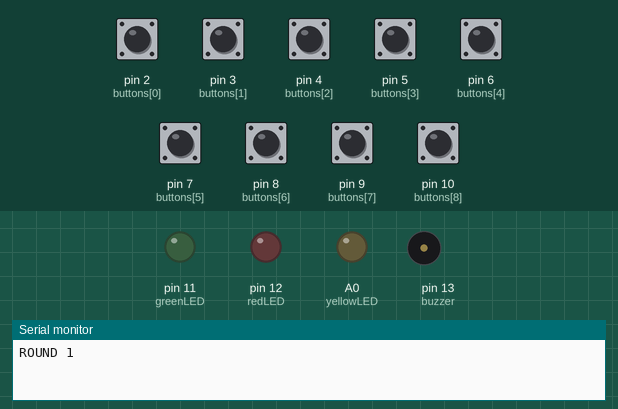
This sketch was run on a simulated Arduino Uno, built with avr-gcc and run on an emulated ATmega328P. On the bench: output pins drawn as LEDs (lit = HIGH), buzzer (waves = sounding), the last lines printed to the serial monitor. The test bench sets the inputs (shaded band); at power-on: pin 2 (buttons[0]), pin 3 (buttons[1]), pin 4 (buttons[2]), pin 5 (buttons[3]), pin 6 (buttons[4]), pin 7 (buttons[5]), pin 8 (buttons[6]), pin 9 (buttons[7]), pin 10 (buttons[8]) HIGH.

Above: at 1.2 s.
1.3 s: pin 2 (buttons[0]) pulled LOW for 0.15 s
2.9 s: pin 3 (buttons[1]) pulled LOW for 1 s
5.4 s: pin 2 (buttons[0]) pulsed LOW 5 times (0.12 s each, 0.3 s apart)
At 6.57 s:
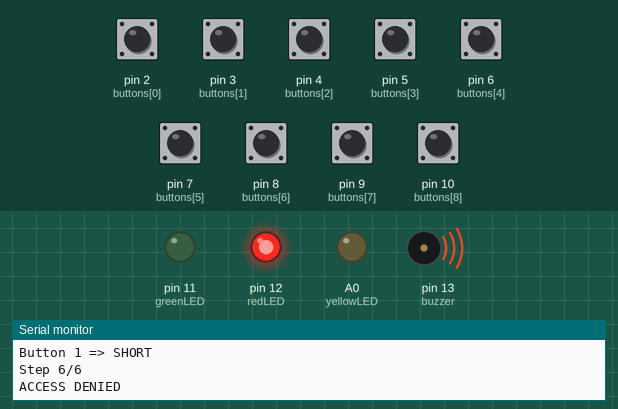
At 7.2 s:
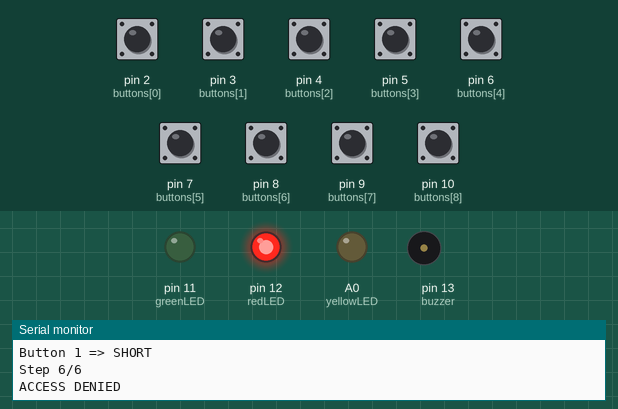
Timing chart, 0 to 8.9 s (numbered marks = the images above; inputs shaded):
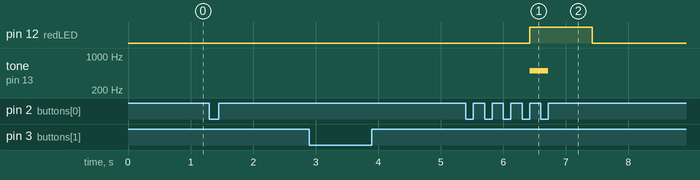

The sketch:

electronic-door-lock-simulator.ino
```cpp
// ================= PIN SETUP =================
const int buttons[9] = {2,3,4,5,6,7,8,9,10};

const int greenLED = 11;
const int redLED   = 12;
const int buzzer   = 13;
const int yellowLED = A0;

// ================= SETTINGS =================
#define LONG_TIME 1000   // >= 1 sec = LONG
#define CODE_LEN 6
#define MAX_ROUNDS 3
#define MAX_ATTEMPTS 3

// ================= PASSWORDS (S=0, L=1) =================
int codes[MAX_ROUNDS][CODE_LEN] = {
  {1,0,1,0,0,1}, // Round 1
  {0,1,0,1,0,1}, // Round 2
  {1,0,1,0,1,0}  // Round 3
};

// ================= STATE =================
int roundNum = 0;
int attempt = 0;
int inputIndex = 0;

int userInput[CODE_LEN];

// Button states
bool buttonActive[9] = {false};
unsigned long pressStart[9];
unsigned long lastReleaseTime[9] = {0};

// ================= SETUP =================
void setup() {
  Serial.begin(9600);

  for(int i=0;i<9;i++){
    pinMode(buttons[i], INPUT_PULLUP);
  }

  pinMode(greenLED, OUTPUT);
  pinMode(redLED, OUTPUT);
  pinMode(yellowLED, OUTPUT);
  pinMode(buzzer, OUTPUT);

  showRound();
}

// ================= LOOP =================
void loop() {

  if(attempt >= MAX_ATTEMPTS){
    systemLock();
    return;
  }

  for(int i=0;i<9;i++){

    int state = digitalRead(buttons[i]);

    // ===== PRESS START =====
    if(state == LOW && !buttonActive[i]){
      buttonActive[i] = true;
      pressStart[i] = millis();
    }

    // ===== RELEASE =====
    if(state == HIGH && buttonActive[i]){
      buttonActive[i] = false;

      unsigned long pressTime = millis() - pressStart[i];

      // ===== DEBOUNCE FILTER =====
      if(pressTime < 50) continue;

      // ===== ANTI DOUBLE TRIGGER =====
      if(millis() - lastReleaseTime[i] < 150) continue;
      lastReleaseTime[i] = millis();

      int type = (pressTime >= LONG_TIME) ? 1 : 0;

      handleInput(i, type);
    }
  }
}

// ================= HANDLE INPUT =================
void handleInput(int button, int type){

  if(inputIndex >= CODE_LEN) return;

  userInput[inputIndex] = type;

  Serial.print("Button ");
  Serial.print(button + 1);
  Serial.print(" => ");
  Serial.println(type == 1 ? "LONG" : "SHORT");

  inputIndex++;

  Serial.print("Step ");
  Serial.print(inputIndex);
  Serial.println("/6");

  if(inputIndex >= CODE_LEN){
    checkCode();
  }
}

// ================= CHECK CODE =================
void checkCode(){

  bool correct = true;

  for(int i=0;i<CODE_LEN;i++){
    if(userInput[i] != codes[roundNum][i]){
      correct = false;
      break;
    }
  }

  inputIndex = 0;

  if(correct){
    successRound();
  } else {
    failAttempt();
  }
}

// ================= SUCCESS =================
void successRound(){

  Serial.println("ROUND CLEARED!");

  digitalWrite(greenLED, HIGH);
  tone(buzzer, 1000, 200);
  delay(2000);
  digitalWrite(greenLED, LOW);

  roundNum++;

  if(roundNum >= MAX_ROUNDS){
    accessGranted();
  } else {
    showRound();
  }
}

// ================= FAIL =================
void failAttempt(){

  attempt++;

  Serial.println("ACCESS DENIED");

  digitalWrite(redLED, HIGH);
  tone(buzzer, 500, 300);
  delay(1000);
  digitalWrite(redLED, LOW);

  Serial.print("Attempts: ");
  Serial.println(attempt);

  if(attempt >= MAX_ATTEMPTS){
    systemLock();
  }
}

// ================= ACCESS GRANTED =================
void accessGranted(){

  Serial.println("ACCESS GRANTED");

  digitalWrite(greenLED, HIGH);
  tone(buzzer, 1200, 800);

  delay(3000);

  digitalWrite(greenLED, LOW);

  resetSystem();
}

// ================= SYSTEM LOCK =================
void systemLock(){

  Serial.println("SYSTEM LOCKED");

  digitalWrite(yellowLED, HIGH);

  unsigned long start = millis();

  while(millis() - start < 20000){
    tone(buzzer, 800);
  }

  noTone(buzzer);
  digitalWrite(yellowLED, LOW);

  resetSystem();
}

// ================= ROUND DISPLAY =================
void showRound(){

  Serial.print("ROUND ");
  Serial.println(roundNum + 1);
}

// ================= RESET =================
void resetSystem(){

  roundNum = 0;
  attempt = 0;
  inputIndex = 0;

  showRound();
}
```

Measured:
- after the input at 5.4 s, pin 12 (redLED): LOW → HIGH after 1.0 s, → LOW 1.0 s later; tone on pin 13 (buzzer): silent → 500 Hz after 1.0 s, → silent 0.30 s later
